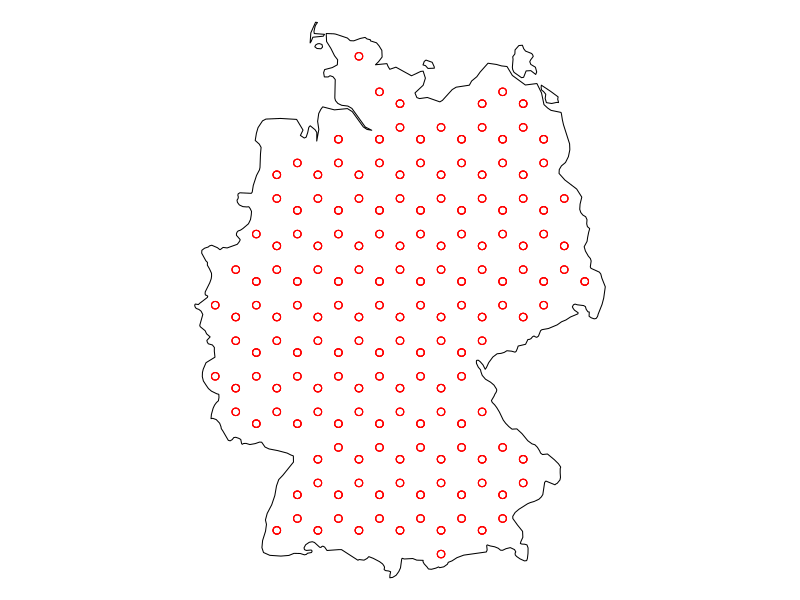
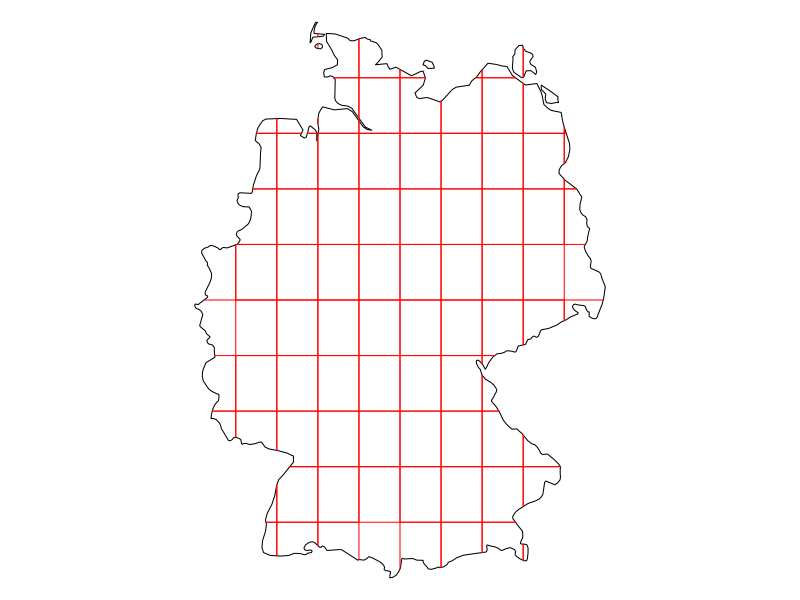
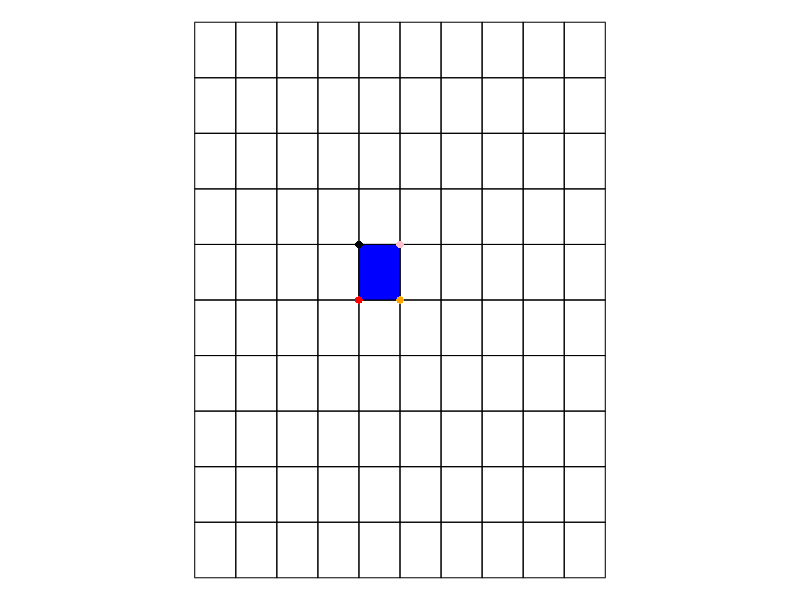
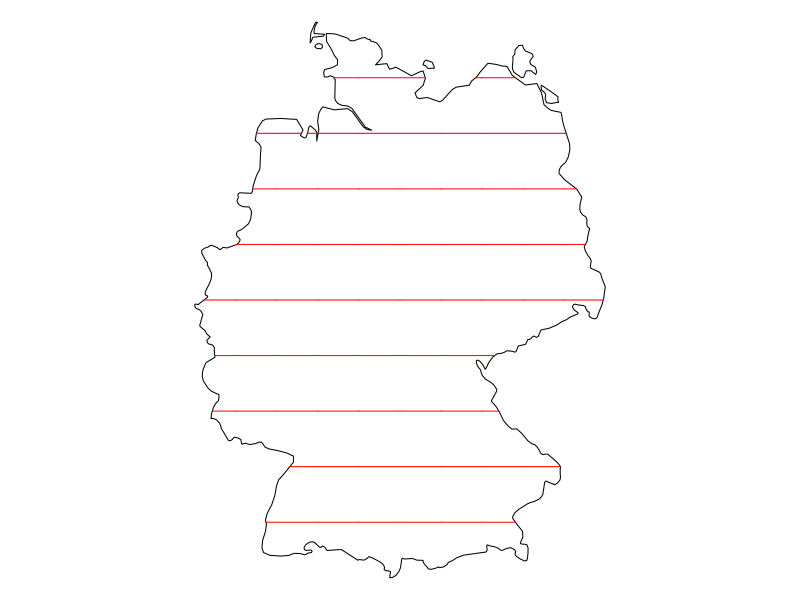

Here is the R script that generated these plots, in order:
## ---- chunk 1
knitr::opts_chunk$set(echo = TRUE)
knitr::opts_knit$set(global.par = TRUE)
rm(list = ls())


## ---- chunk 2
library(sf)
library(rnaturalearth)
library(dplyr)
library(RColorBrewer)
## ---- chunk 3
DE  <- ne_countries(50,
                    type = "countries",
                    country = "Germany",
                    returnclass = "sf") %>%
  st_transform(3035)

grid = st_make_grid(DE,
                    what = "corners",
                    square = F)

# To avoid dots close to the edge
negbuff = st_buffer(DE, dist = -15 * 1000)
grid2 = grid[st_contains(negbuff, grid, sparse = F)]
par(mar = c(0, 0, 0, 0))
plot(st_geometry(DE))
plot(st_geometry(grid2), col = "red", add = T)
## ---- chunk 4
# Grid
grid = st_make_grid(DE,
                    what = "polygons",
                    square = T) %>%
  st_cast("LINESTRING") %>%
  st_intersection(DE)

# Clean and keep lines only
grid2 = grid[st_geometry_type(grid) %in% c("LINESTRING", "MULTILINESTRING")]

par(mar = c(0, 0, 0, 0))
plot(st_geometry(DE))
plot(st_geometry(grid2), col = "red", add = T)
## ---- chunk 5
# Horizontal
grid = st_make_grid(DE,
                    what = "polygons",
                    square = T)

par(mar = c(0, 0, 0, 0))
plot(grid)
plot(grid[55], add = T, col = "blue")
plot(
  st_point(st_coordinates(grid[55])[1, 1:2]),
  col = "red",
  add = T,
  pch = 16
)

plot(
  st_point(st_coordinates(grid[55])[2, 1:2]),
  col = "orange",
  add = T,
  pch = 16
)
plot(
  st_point(st_coordinates(grid[55])[3, 1:2]),
  col = "pink",
  add = T,
  pch = 16
)
plot(
  st_point(st_coordinates(grid[55])[4, 1:2]),
  col = "black",
  add = T,
  pch = 16
)
## ---- chunk 6

# Select horizontal only
grid_int = lapply(1:length(grid),
                  function(j)
                    st_linestring(st_coordinates(grid[j])[c(1, 2), 1:2])) %>%
  st_sfc(crs = st_crs(DE)) %>%
  st_intersection(DE)

# Clean and keep lines only
grid2 = grid_int[st_geometry_type(grid_int) %in% c("LINESTRING", "MULTILINESTRING")]

par(mar = c(0, 0, 0, 0))
plot(st_geometry(DE))
plot(st_geometry(grid2), col = "red", add = T)
